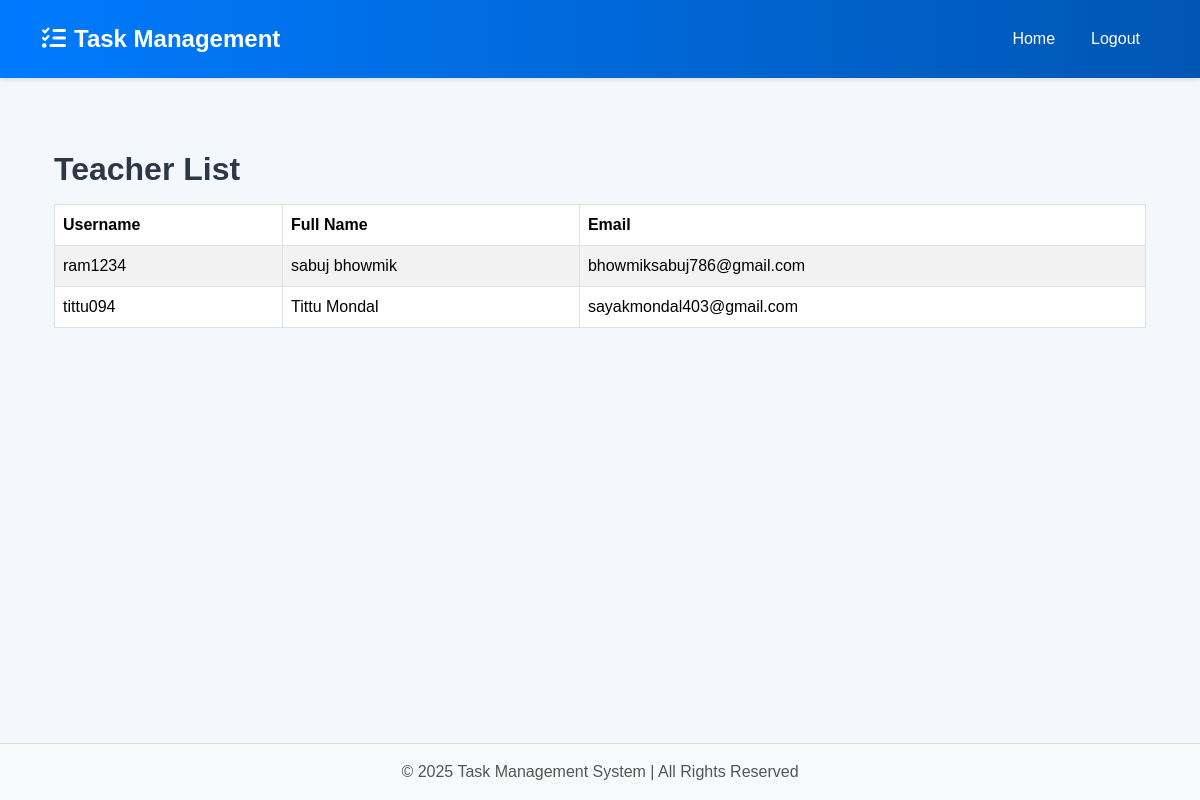
/list-teachers/ (signed in), run on the app's committed database.
### tasks/models.py (models this page shows, shortened)
class CustomUser(AbstractUser):
    ROLE_CHOICES = [
        ("Admin", "Admin"),
        ("Teacher", "Teacher"),
        ("Student", "Student"),
    ]
    role = models.CharField(max_length=20, choices=ROLE_CHOICES, default="Student")
    otp = models.CharField(max_length=6, blank=True, null=True)
    otp_created_at = models.DateTimeField(blank=True, null=True)
    class Meta:
        permissions = [
            ("manage_users", "Can manage user accounts"),
            ("assign_roles", "Can assign roles to users"),
            ("view_all_tasks", "Can view all tasks in the system"),
        ]

### tasks/views.py (the view)
# urls.py: path("list-teachers/", views.list_teachers, name="list_teachers"),
@login_required
@user_passes_test(is_admin)
def list_teachers(request):
    teachers = CustomUser.objects.filter(role="Teacher")
    return render(request, "tasks/teacher_list.html", {"teachers": teachers})

### tasks/views.py (called while the page is built)
def is_admin(user) -> bool:
    return user.is_authenticated and getattr(user, "role", None) == "Admin"

### tasks/templates/tasks/teacher_list.html
{% extends "tasks/base.html" %}
{% block content %}
<div class="container mt-4">
    <h2 class="mb-3">Teacher List</h2>
    {% if teachers %}
        <table class="table table-bordered table-striped">
            <thead>
                <tr>
                    <th>Username</th>
                    <th>Full Name</th>
                    <th>Email</th>
                </tr>
            </thead>
            <tbody>
                {% for teacher in teachers %}
                <tr>
                    <td>{{ teacher.username }}</td>
                    <td>{{ teacher.first_name }} {{ teacher.last_name }}</td>
                    <td>{{ teacher.email }}</td>
                </tr>
                {% endfor %}
            </tbody>
        </table>
    {% else %}
        <p>No teachers found.</p>
    {% endif %}
</div>
{% endblock %}

### tasks/static/tasks/css/style.css (style rules this page uses)
body { font-family: "Poppins", sans-serif; background-color: #f4f7fc; color: #333; min-height: 100vh; display: flex; flex-direction: column; }
h1, h2, h3, h4, h5, h6 { font-weight: 600; color: #2d3748; }

### data on the page
CustomUser: username "ram1234", first_name "sabuj", last_name "bhowmik", email "bhowmiksabuj786@gmail.com"
CustomUser: username "tittu094", first_name "Tittu", last_name "Mondal", email "sayakmondal403@gmail.com"
